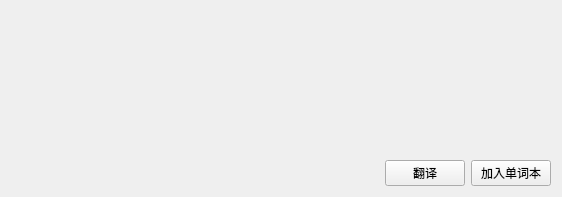
<?xml version="1.0" encoding="UTF-8"?>
<ui version="4.0">
 <class>TranslateInfoWin</class>
 <widget class="QWidget" name="TranslateInfoWin">
  <property name="geometry">
   <rect>
    <x>0</x>
    <y>0</y>
    <width>562</width>
    <height>197</height>
   </rect>
  </property>
  <property name="windowTitle">
   <string>Form</string>
  </property>
  <layout class="QGridLayout" name="gridLayout">
   <item row="0" column="0">
    <layout class="QVBoxLayout" name="verticalLayout">
     <item>
      <widget class="QLabel" name="result">
       <property name="sizePolicy">
        <sizepolicy hsizetype="Preferred" vsizetype="Preferred">
         <horstretch>0</horstretch>
         <verstretch>0</verstretch>
        </sizepolicy>
       </property>
       <property name="text">
        <string/>
       </property>
       <property name="wordWrap">
        <bool>true</bool>
       </property>
      </widget>
     </item>
     <item>
      <layout class="QHBoxLayout" name="horizontalLayout_2">
       <property name="sizeConstraint">
        <enum>QLayout::SizeConstraint::SetDefaultConstraint</enum>
       </property>
       <item>
        <spacer name="horizontalSpacer">
         <property name="orientation">
          <enum>Qt::Orientation::Horizontal</enum>
         </property>
         <property name="sizeHint" stdset="0">
          <size>
           <width>40</width>
           <height>20</height>
          </size>
         </property>
        </spacer>
       </item>
       <item>
        <layout class="QHBoxLayout" name="horizontalLayout">
         <item>
          <widget class="QPushButton" name="translate_button">
           <property name="text">
            <string>翻译</string>
           </property>
          </widget>
         </item>
         <item>
          <widget class="QPushButton" name="add_database_button">
           <property name="text">
            <string>加入单词本</string>
           </property>
          </widget>
         </item>
        </layout>
       </item>
      </layout>
     </item>
    </layout>
   </item>
  </layout>
 </widget>
 <resources/>
 <connections/>
</ui>
